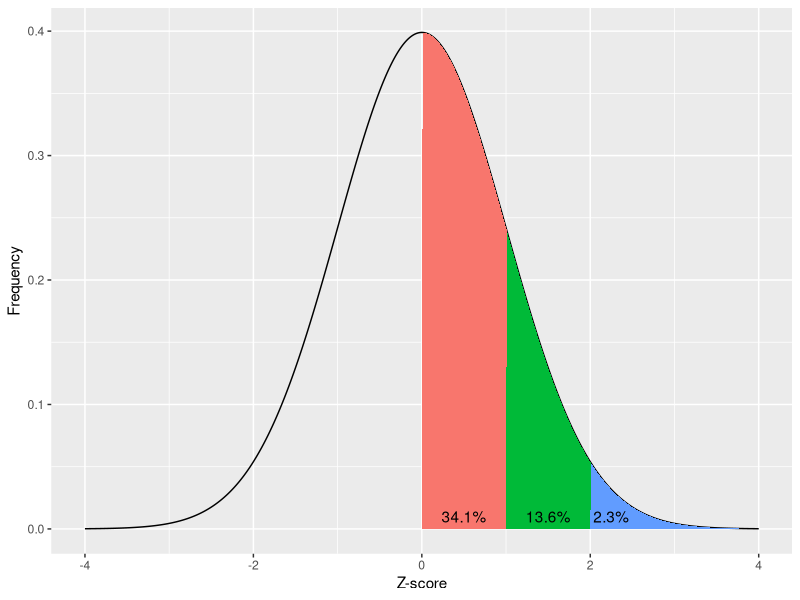
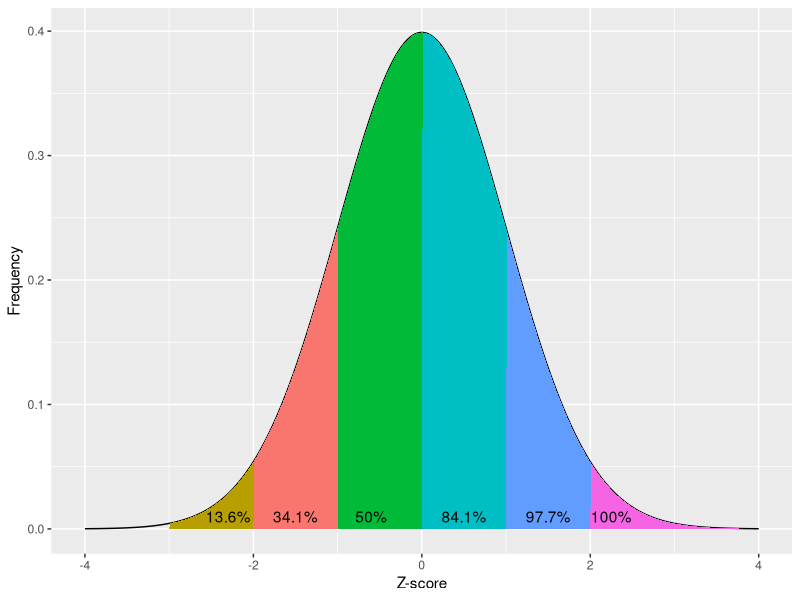
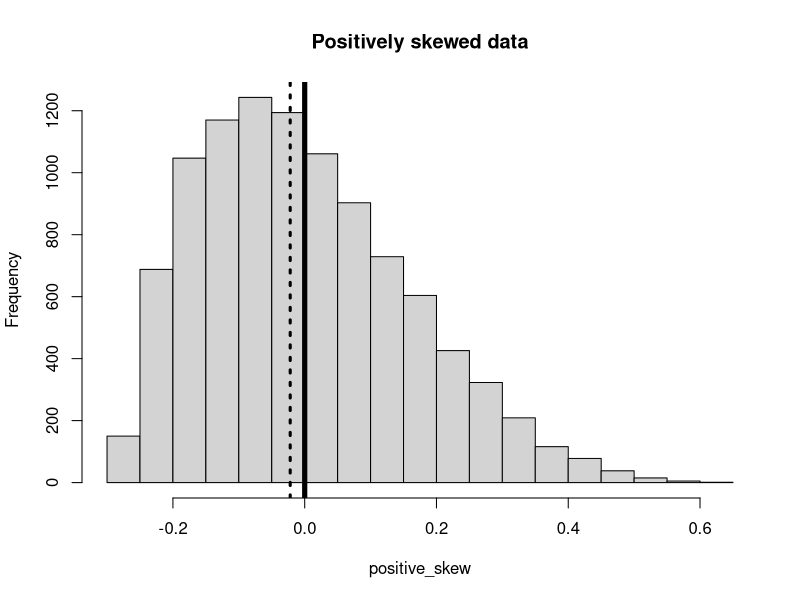
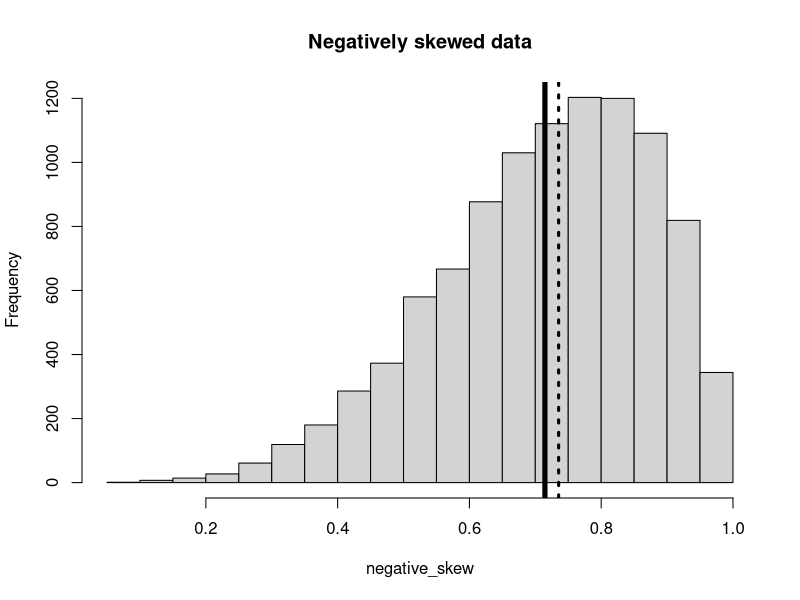
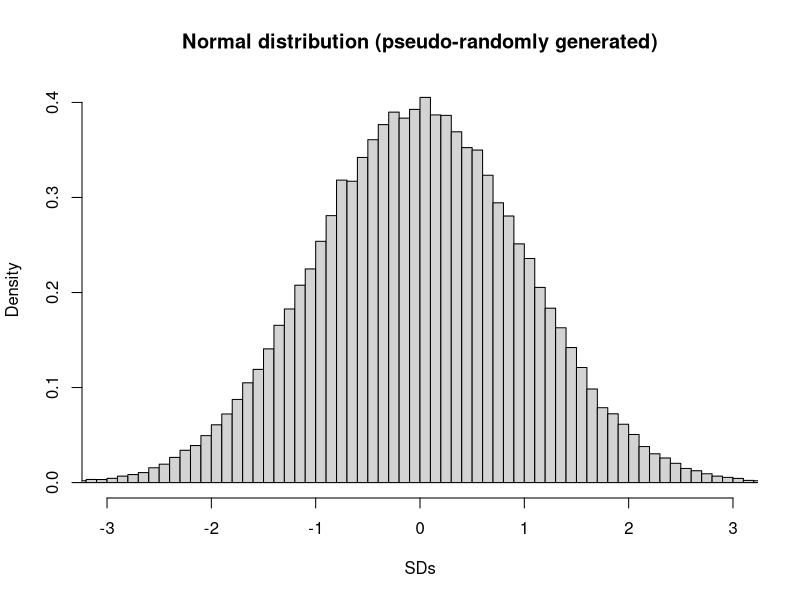
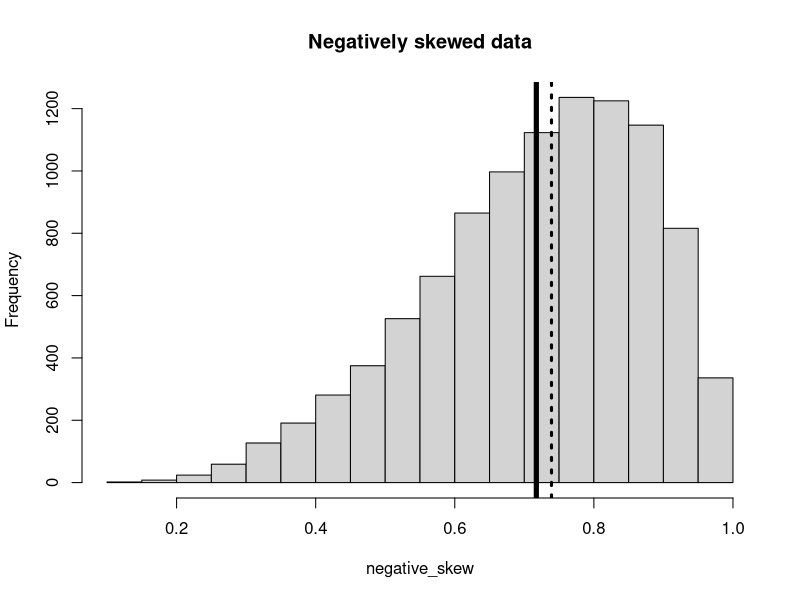
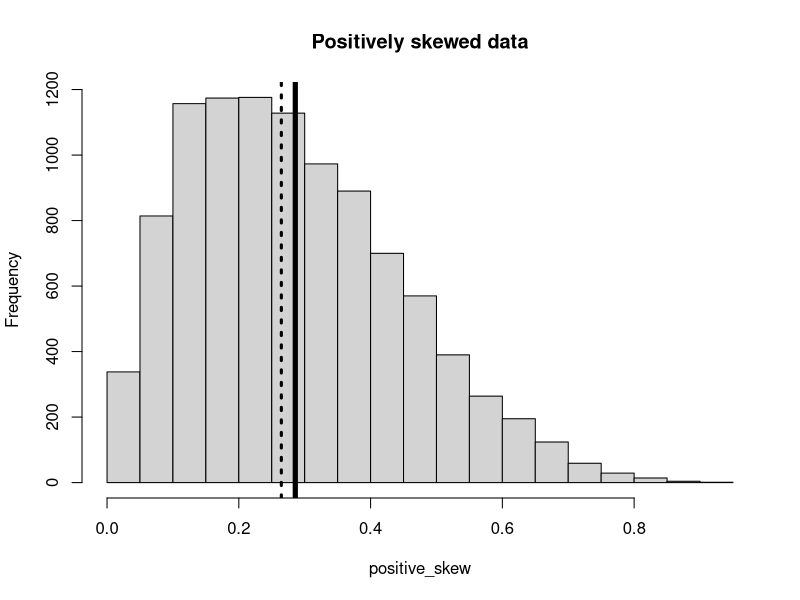

Source code (R) for these figures, in order:
## ---- chunk 1
library(ggplot2)
# https://stackoverflow.com/a/12429538
norm_x<-seq(-4,4,0.01)

norm_data_frame<-data.frame(x=norm_x,y=dnorm(norm_x,0,1))



shade_50 <- rbind(
  c(0,0), 
  subset(norm_data_frame, x > 0), 
  c(norm_data_frame[nrow(norm_data_frame), "X"], 0))

shade_84.1 <- rbind(
  c(1,0), 
  subset(norm_data_frame, x > 1), 
  c(norm_data_frame[nrow(norm_data_frame), "X"], 0))


shade_97.7 <- rbind(
  c(2,0), 
  subset(norm_data_frame, x > 2), 
  c(norm_data_frame[nrow(norm_data_frame), "X"], 0))


p<-qplot(
  x=norm_data_frame$x,
  y=norm_data_frame$y,
  geom="line"
)

 p +
   geom_polygon(
     data = shade_50,
     aes(
       x,
       y,
       fill="50"
      )
    ) +
   geom_polygon(
     data = shade_84.1,
     aes(
       x,
       y,
       fill="84.1"
      )
    ) +
   geom_polygon(
     data = shade_97.7, 
     aes(
       x, 
       y,
       fill="97.7"
      )
    ) +
   xlim(c(-4,4)) +
   
   annotate("text", x=0.5, y=0.01, label= "34.1%") + 
   annotate("text", x=1.5, y=0.01, label= "13.6%") + 
   annotate("text", x=2.25, y=0.01, label= "2.3%") +
   xlab("Z-score") +
   ylab("Frequency") +
   theme(legend.position="none")
## ---- chunk 2
library(ggplot2)
# https://stackoverflow.com/a/12429538
norm_x<-seq(-4,4,0.01)

norm_data_frame<-data.frame(x=norm_x,y=dnorm(norm_x,0,1))


shade_2.3 <- rbind(
  c(-3,0), 
  subset(norm_data_frame, x > -3), 
  c(norm_data_frame[nrow(norm_data_frame), "X"], 0))

shade_13.6 <- rbind(
  c(-2,0), 
  subset(norm_data_frame, x > -2), 
  c(norm_data_frame[nrow(norm_data_frame), "X"], 0))

shade_34.1 <- rbind(
  c(-1,0), 
  subset(norm_data_frame, x > -1), 
  c(norm_data_frame[nrow(norm_data_frame), "X"], 0))

shade_50 <- rbind(
  c(0,0), 
  subset(norm_data_frame, x > 0), 
  c(norm_data_frame[nrow(norm_data_frame), "X"], 0))

shade_84.1 <- rbind(
  c(1,0), 
  subset(norm_data_frame, x > 1), 
  c(norm_data_frame[nrow(norm_data_frame), "X"], 0))


shade_97.7 <- rbind(
  c(2,0), 
  subset(norm_data_frame, x > 2), 
  c(norm_data_frame[nrow(norm_data_frame), "X"], 0))


p<-qplot(
  x=norm_data_frame$x,
  y=norm_data_frame$y,
  geom="line"
)

 p +
   geom_polygon(
     data = shade_2.3,
     aes(
       x,
       y,
       fill="2.3"
      )
    ) +
   geom_polygon(
     data = shade_13.6,
     aes(
       x,
       y,
       fill="13.6"
      )
    ) +
   geom_polygon(
     data = shade_34.1,
     aes(
       x,
       y,
       fill="34.1"
      )
    ) +
   geom_polygon(
     data = shade_50,
     aes(
       x,
       y,
       fill="50"
      )
    ) +
   geom_polygon(
     data = shade_84.1,
     aes(
       x,
       y,
       fill="84.1"
      )
    ) +
   geom_polygon(
     data = shade_97.7, 
     aes(
       x, 
       y,
       fill="97.7"
      )
    ) +
   xlim(c(-4,4)) +
   
   annotate("text", x=-2.3, y=0.01, label= "13.6%") + 
   annotate("text", x=-1.5, y=0.01, label= "34.1%") + 
   annotate("text", x=-0.6, y=0.01, label= "50%") + 
   annotate("text", x=0.5, y=0.01, label= "84.1%") + 
   annotate("text", x=1.5, y=0.01, label= "97.7%") + 
   annotate("text", x=2.25, y=0.01, label= "100%") +
   xlab("Z-score") +
   ylab("Frequency") +
   theme(legend.position="none")
## ---- chunk 3
# generate a positively skewed distribution between 0 and 1
positive_skew = rbeta(10000,2,5)
positive_skew = positive_skew - mean(positive_skew)
hist(positive_skew, main="Positively skewed data")
abline(
  v=mean(positive_skew),  # where the line for the mean will be 
  lwd=5
)
abline(
  v=median(positive_skew), # where the line for the median will be
  lwd=3,
  lty=3
)
## ---- chunk 4
negative_skew = rbeta(10000,5,2)
hist(negative_skew, main = "Negatively skewed data")
abline(
  v=mean(negative_skew),  # where the line for the mean will be 
  lwd=5
)
abline(
  v=median(negative_skew), 
  lwd=3,
  lty=3
)
## ---- chunk 5
# generating random data to fit a normal distribution.
norm_data <-rnorm(
  100000,               # the number of samples
  mean=0,               # the mean (which in this case should be almost identical to the median)
  sd=1                  # the standard deviation
)
hist(
  norm_data,
  breaks = 100,           # the number of bins (the more bins there are, the thinner each bin is)
  xlim   = c(-3,3),       # the range of the x-axis
  freq   = FALSE,         # changes the y-axis from reporting the absolute frequency to reporting the relative density
  xlab   = "SDs", 
  main   = "Normal distribution (pseudo-randomly generated)"
)
## ---- chunk 6
# Skewed to the right
negative_skew = rbeta(10000,5,2)
hist(negative_skew, main = "Negatively skewed data")
abline(
  v=mean(negative_skew),  # where the line for the mean will be 
  lwd=5
)
abline(
  v=median(negative_skew), 
  lwd=3,
  lty=3
)
## ---- chunk 7

# Skewed to the left
positive_skew = rbeta(10000,2,5)
hist(positive_skew, main="Positively skewed data")
abline(
  v=mean(positive_skew),  # where the line for the mean will be 
  lwd=5
)
abline(
  v=median(positive_skew), # where the line for the median will be
  lwd=3,
  lty=3
)
## ---- chunk 8
# applying this to the positive skew data above
positive_skew_n = length(positive_skew)
positive_skewness = sum(((positive_skew - mean(positive_skew))/sd(positive_skew))^3) * (
  positive_skew_n / ((positive_skew_n-1) * (positive_skew_n - 2))
)
# to show the output:
positive_skewness
## ---- chunk 9

# Skewness and kurtosis and their standard errors as implement by SPSS
#
# Reference: pp 451-452 of
# http://support.spss.com/ProductsExt/SPSS/Documentation/Manuals/16.0/SPSS 16.0 Algorithms.pdf
# 
# See also: Suggestion for Using Powerful and Informative Tests of Normality,
# Ralph B. D'Agostino, Albert Belanger, Ralph B. D'Agostino, Jr.,
# The American Statistician, Vol. 44, No. 4 (Nov., 1990), pp. 316-321

spssSkewKurtosis=function(x) {
  w=length(x)
  m1=mean(x)
  m2=sum((x-m1)^2)
  m3=sum((x-m1)^3)
  m4=sum((x-m1)^4)
  s1=sd(x)
  skew=w*m3/(w-1)/(w-2)/s1^3
  sdskew=sqrt( 6*w*(w-1) / ((w-2)*(w+1)*(w+3)) )
  kurtosis=(w*(w+1)*m4 - 3*m2^2*(w-1)) / ((w-1)*(w-2)*(w-3)*s1^4)
  sdkurtosis=sqrt( 4*(w^2-1) * sdskew^2 / ((w-3)*(w+5)) )
  
  ## z-scores added by reading-psych
  zskew = skew/sdskew
  zkurtosis = kurtosis/sdkurtosis

  mat=matrix(c(skew,kurtosis, sdskew,sdkurtosis, zskew, zkurtosis), 2,
        dimnames=list(c("skew","kurtosis"), c("estimate","se","zScore")))
  return(mat)
}
spssSkewKurtosis(positive_skew)

